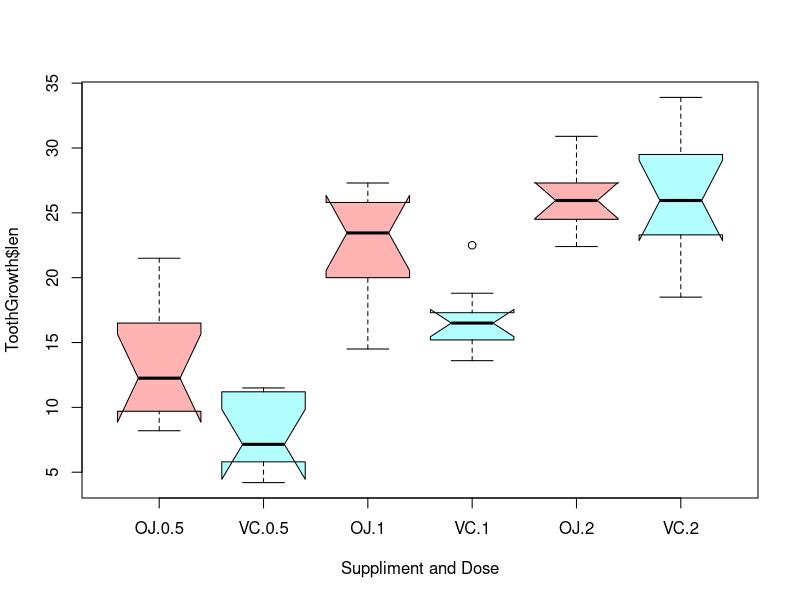
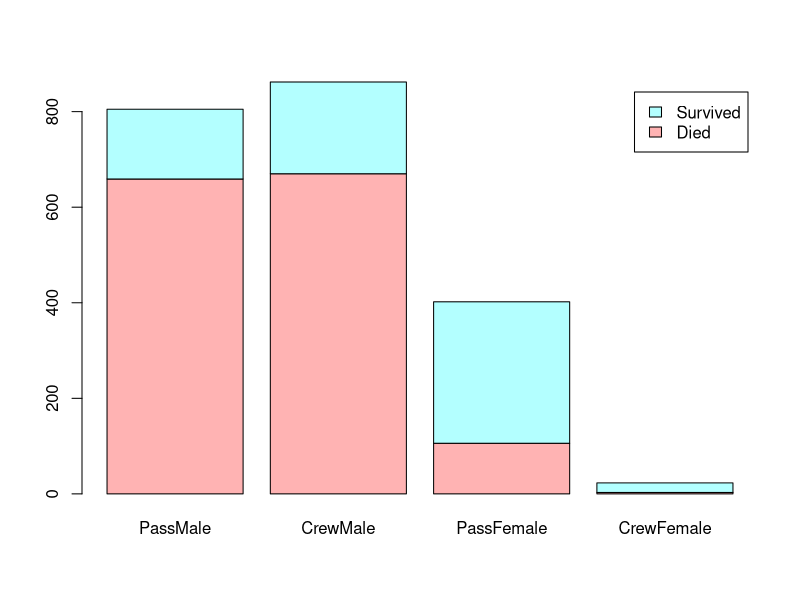

The R source for these figures, in order:
# 2017 Spring KAIST GCT564 Lecture 5 Exercises
# 20163204 Sanggyu Nam

# Exercise 1
baseball = data.frame(team = c("Team A", "Team B", "Team C", "Team D", "Team E"),
                      batting = runif(25, .200, .400))
tapply(baseball$batting, baseball$team, mean)

# Exercise 2
boxplot(ToothGrowth$len ~ ToothGrowth$supp * ToothGrowth$dose, data = ToothGrowth,
        col = rainbow(2, 0.3),
        xlab = "Suppliment and Dose",
        notch = TRUE)

# Exercise 3
Titan = matrix(c(659, 146, 670, 192, 106, 296, 3, 20), nrow = 4, ncol = 2,
               byrow = TRUE,
               dimnames = list(c("PassMale", "CrewMale", "PassFemale", "CrewFemale"),
                               c("Died", "Survived")))
barplot(t(Titan), legend.text = TRUE, col = rainbow(2, 0.3))
